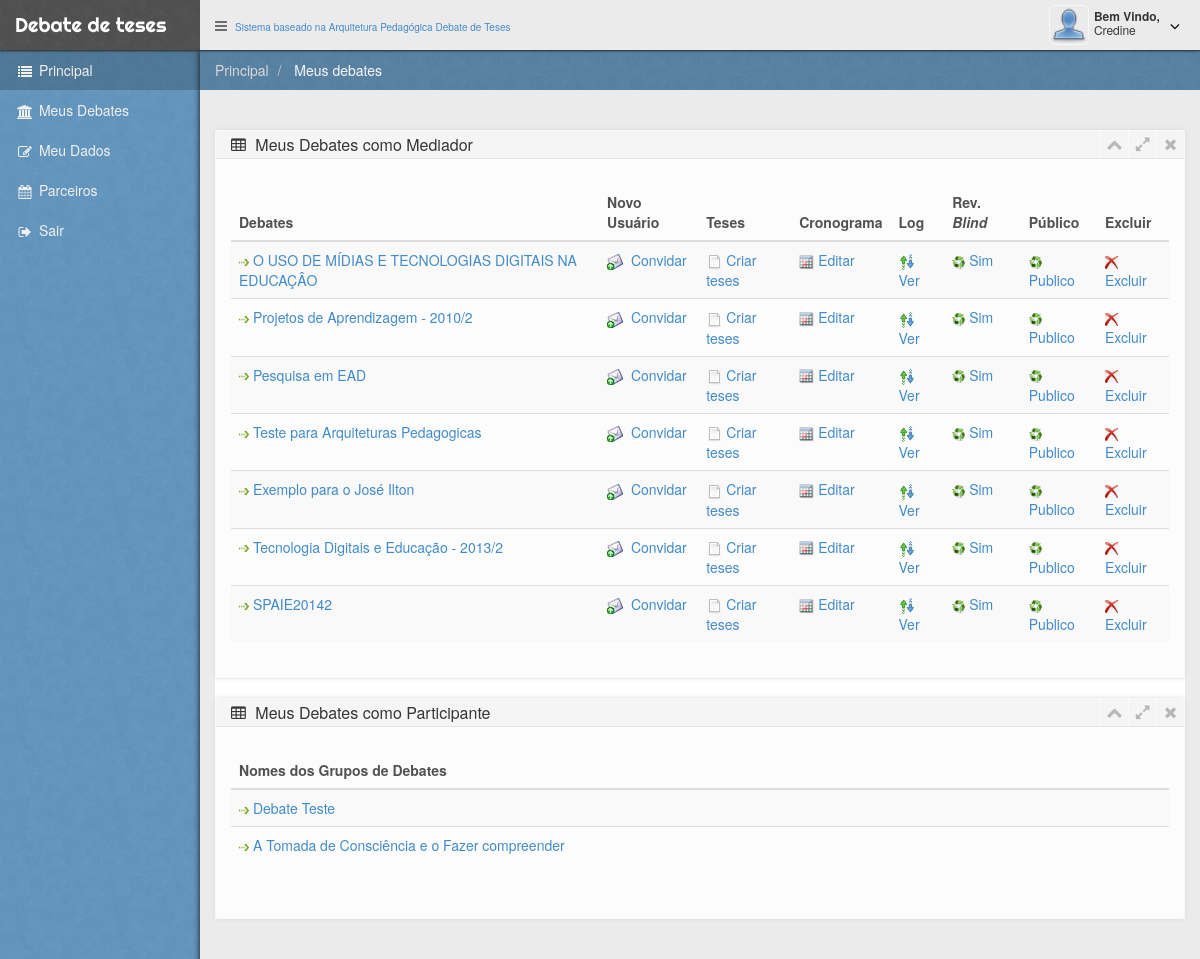
Page /menu.php (signed in) on the committed database.
### tables this page shows
CREATE TABLE IF NOT EXISTS `usuario` (
  `idusuario` int(11) NOT NULL auto_increment,
  `email` varchar(100) NOT NULL,
  `primeironome` varchar(20) NOT NULL,
  `login` varchar(70) NOT NULL,
  `sobrenome` varchar(200) default NULL,
  `senha` varchar(45) NOT NULL default '12345',
  `grupo` varchar(45) NOT NULL,
  PRIMARY KEY  (`idusuario`)
);

CREATE TABLE IF NOT EXISTS `grupo` (
  `idgrupo` int(10) unsigned NOT NULL auto_increment,
  `titulo` varchar(100) NOT NULL,
  `ativo` tinyint(1) unsigned NOT NULL,
  `dataini` date NOT NULL,
  `datafim` date NOT NULL,
  `idusuario` int(11) NOT NULL COMMENT 'usuario criador do grupo',
  `datacriacao` datetime NOT NULL,
  `publico` tinyint(1) NOT NULL default '1',
  `blind` tinyint(1) NOT NULL default '1',
  PRIMARY KEY  (`idgrupo`),
  KEY `FK_usuario_grupo` (`idusuario`)
);

### views/tabelaMeusDebatesGrupos.php (the view, shortened to what the rows shown need)
<div class="col-xs-22 col-sm-15">
    <div class="box">
        <div class="box-content">
            <?php
            if (count($dd->grupos) > 0) {
                ?>
                <table class="table table-striped">
                    <thead>
                        <tr>
                            <th> Debates</th>
                            <th> Novo Usuário</th>
                            <th> Teses</th>
                            <th> Cronograma</th>
                            <th> Log</th>
                            <th> Rev.  <i>Blind</i></th>
                            <th> Público</th>
                            <th> Excluir</th>
                        </tr>
                    </thead>
                    <tbody>
                        <?php
                        foreach ($dd->grupos as $grupo) {
                            $link = array("idgrupo" => $grupo['idgrupo'], "idpagina" => 1, "grupo_titulo" => $grupo['titulo']);
                            $linkCrono = array("idgrupo" => $grupo['idgrupo'], "idpagina" => 13, "grupo_titulo" => $grupo['titulo']);
                            $linkTese = array("idgrupo" => $grupo['idgrupo'], "idpagina" => 7, "grupo_titulo" => $grupo['titulo']);
                            $linkConvite = array("idgrupo" => $grupo['idgrupo'], "idpagina" => 2, "grupo_titulo" => $grupo['titulo']);
                            $linkLog = array("idgrupo" => $grupo['idgrupo'], "idpagina" => 3, "grupo_titulo" => $grupo['titulo']);
                            $linkExclusao = array("idgrupo" => $grupo['idgrupo'], "idpagina" => 9);
                            ?>
                            <tr>
                                <td class="divCtrlinhaDesc1" style="border-right:none !important;"> <img src="img/iconDebate2.gif" style="width:10px;height:7px;vertical-align:middle;"  border="0" /> <?php echo $dd->imprime($grupo["titulo"], null, $link, $dd->paginaMenu, 1); ?></td>
                                <td class="divCtrlinha"><img  src="img/mail2.jpg"  border="0" align="absbottom" /><?php echo "&nbsp;" . $dd->imprime(" Convidar", null, $linkConvite, $dd->paginaMenu, 1); ?></td>
                                <td class="divCtrlinha"><img  src="img/page_16.png"  border="0" align="absbottom" /> <?php echo "" . $dd->imprime("Criar teses", null, $linkTese, $dd->paginaMenu, 1); ?> </td>
                                <td class="divCtrlinha"><img  src="img/calendar2.png"  border="0" align="absbottom" /> <?php echo "" . $dd->imprime("Editar", null, $linkCrono, $dd->paginaMenu, 1); ?> </td>
                                <td class="divCtrlinha"><img  src="img/log.jpg"  border="0" align="absbottom" /> <?php echo "" . $dd->imprime("Ver", null, $linkLog, $dd->paginaMenu, 1); ?> </td>
                                <td class="divCtrlinha"><img  src="img/update2.png"  style="width:13px;height:13px;" border="0" align="absbottom" /> <?php abilitaBlind($grupo['blind'], $grupo['idgrupo'], $dd); ?> </td>
                                <td class="divCtrlinha"><img  src="img/update2.png"  style="width:13px;height:13px;" border="0" align="absbottom" /> <?php abilitaPublico($grupo['publico'], $grupo['idgrupo'], $dd); ?> </td>
                                <td class="divCtrlinha"><img  src="img/iconDelete3.png"  style="width:13px;height:13px;"  border="0" align="absbottom" /> <?php echo "" . $dd->imprime("Excluir", null, $linkExclusao, $dd->paginaMenu, 1); ?> </td>
                            </tr>
                            <?php
                        }
                        ?>
                    </tbody>
                </table>
                <?php
            } else {
                echo "<em>Não estou participando de nenhum debate como Mediador.</em> <br>";
            }
            ?>
        </div>
    </div>
</div>

### views/cabecalhoIndex.php (shortened to what the rows shown need)
<div class="container-fluid expanded-panel">
    <div class="row">
        <div id="top-panel" class="col-xs-12 col-sm-10">
            <div class="row">
<?php
                if($_SESSION["logon"]){
                       $dd->recuperarUsuarios($_SESSION["login"],$_SESSION["senha"]);
?>
                <div class="col-xs-4 col-sm-8 top-panel-right">
                    <ul class="nav navbar-nav pull-right panel-menu">
                        <li class="dropdown">
                            <a href="#" class="dropdown-toggle account" data-toggle="dropdown">
                                <div class="avatar">
                                    <img src="img/userTopo.png" class="img-rounded" alt="avatar" />
                                </div>
                                <i class="fa fa-angle-down pull-right"></i>
                                <div class="user-mini pull-right">
                                    <span class="welcome">Bem Vindo,</span>
                                    <span> <?php echo $dd->usuarios[0]["primeironome"];  ?></span>
                                </div>
                            </a>
                        </li>
                    </ul>
                </div>
<?php
                }
?>
            </div>
        </div>
    </div>
</div>

### classdebate.php (shortened to what the rows shown need)
<?php
include_once('classconexao.php');
class sistemaDebate {
    public $conexao = null;
    public $paginaAtual = null;
    function __construct() {
        $conexao = new Conexao();
        $this->conexao = $conexao->conectado();
        include('config.php');
    }
    function recuperarArgumentadorPorDebate($iddebate) {
        $sql = "select idusuario
		FROM  usuario_argumentador
		where
                iddebate = $iddebate  ";
        $resultado = mysqli_query($this->conexao, $sql);
        $dados = mysqli_fetch_array($resultado);
        return $dados;
    }
    function recuperarUsuarios($login, $senha) {
        $sql = "select idusuario,primeironome, sobrenome,senha,login,email,grupo
		FROM  usuario
		where login = '$login' and senha = '$senha' ";
        $resultado = mysqli_query($this->conexao, $sql);
    }
    function recuperarGrupo($idgrupo) {
        $this->grupo = null;
        $sql = "select idgrupo, titulo, ativo,dataini, datafim, publico, blind, idusuario,datacriacao
		FROM  grupo  g
		where idgrupo = $idgrupo";
        $resultado = mysqli_query($this->conexao, $sql);
        if (mysqli_num_rows($resultado) > 0) {
            for ($cont = 0; $dados = mysqli_fetch_array($resultado); $cont++) {
                $this->grupo['idgrupo'] = $dados["idgrupo"];
                $this->grupo['titulo'] = $dados["titulo"];
                $this->grupo['ativo'] = $dados["ativo"];
                $this->grupo['dataini'] = $dados["dataini"];
                $this->grupo['datafim'] = $dados["datafim"];
                $this->grupo['dataini_br'] = date('d/m/Y', strtotime($dados['dataini']));
                $this->grupo['datafim_br'] = date('d/m/Y', strtotime($dados['datafim']));
                $this->grupo['publico'] = $dados["publico"];
                $this->grupo['blind'] = $dados["blind"];
                $this->grupo['datacriacao'] = $dados["datacriacao"];
                $this->grupo['datacriacao_br'] = date('d/m/Y', strtotime($dados['datacriacao']));
                $this->grupo['idusuario'] = $dados["idusuario"];
            }
        }
        return $this->grupo;
    }
    function recuperarGruposPorLogin($login, $senha) {
        $this->grupos = null;
        $sql = "select g.idgrupo, g.titulo,g.ativo,g.dataini, g.datafim, g.publico, g.blind  from grupo g, mediador m , debate d, usuario u
				where
				m.debate_iddebate = d.iddebate and
				d.grupo_idgrupo = g.idgrupo and
				m.usuario_idusuario = u.idusuario and
				u.login = '$login' and u.senha = '$senha'
				group by g.idgrupo";
        $resultado = mysqli_query($this->conexao, $sql);
        if (mysqli_num_rows($resultado) > 0) {
            for ($cont = 0; $dados = mysqli_fetch_array($resultado); $cont++) {
                if (( $dados["idgrupo"] != 1) and ( $dados['ativo'] != 0)) {
                    $grupo['idgrupo'] = $dados["idgrupo"];
                    $grupo['titulo'] = $dados["titulo"];
                    $grupo['ativo'] = $dados["ativo"];
                    $grupo['dataini'] = $dados["dataini"];
                    $grupo['datafim'] = $dados["datafim"];
                    $grupo['publico'] = $dados["publico"];
                    $grupo['blind'] = $dados["blind"];
                    $this->grupos[] = $grupo;
                }
            }
        }
        return $this->grupos;
    }
    function recuperarGruposParticipantes($login, $senha) {
        $idgrupoMediador = null;
        $idgrupoParticipantes = null;
        $debatesParticipantes = null;
        $debatesMediador = $this->recuperarGruposPorLogin($login, $senha);
        $debates = $this->recuperarTodosDebatesPorLogin($login, $senha);
        foreach ($debates as $debate) {
            $idgrupoParticipantes[] = $debate["idgrupo"];
        }
        if (is_array($debatesMediador)) {
            foreach ($debatesMediador as $debate) {
                $idgrupoMediador[] = $debate["idgrupo"];
            }
        }
        if (is_array($idgrupoParticipantes)) {
            if (is_array($idgrupoMediador)) {
                foreach ($idgrupoParticipantes as $id) {
                    if (array_search($id, $idgrupoMediador) === false) {
                        $debatesParticipantes[] = $id;
                    } else {
                    }
                }
            } else {
                $debatesParticipantes = $idgrupoParticipantes;
            }
        }
        if (is_array($debatesParticipantes)) {
            $debatesParticipantes = array_unique($debatesParticipantes);
        }
        if (is_array($debatesParticipantes)) {
            foreach ($debatesParticipantes as $idgrupo) {
                $debateGruposParticipantes[] = $this->recuperarGrupo($idgrupo);
            }
        }
        $this->gruposDebatesParticipantes = $debateGruposParticipantes;
        return $debateGruposParticipantes;
    }
    function recuperarTodosDebatesPorLogin($login, $senha, $idgrupo = null) {
        $this->debates = null;
        if (is_null($idgrupo)) {
            $condicao = " ";
        } else {
            $condicao = " g.idgrupo = $idgrupo and ";
        }
        $sql = "
		(select d.iddebate,d.titulo, d.ativo, g.idgrupo
			FROM  debate d, usuario u  ,  revisor r , grupo g
			where
			r.usuario_idusuario = u.idusuario  and
			r.debate_iddebate = d.iddebate and
			d.grupo_idgrupo = g.idgrupo and
                        $condicao
			u.login = '$login' and u.senha = '$senha')
			union
		(select d.iddebate,d.titulo, d.ativo, g.idgrupo
			FROM  debate d, usuario u, argumentador a,   grupo g
			where
			a.usuario_idusuario = u.idusuario  and
			a.debate_iddebate = d.iddebate and
			d.grupo_idgrupo = g.idgrupo  and
                        $condicao
			u.login = '$login' and u.senha = '$senha')
			union
		(select d.iddebate,d.titulo, d.ativo, g.idgrupo
			FROM  debate d, usuario u, mediador m,  grupo g
			where
			m.usuario_idusuario = u.idusuario  and
			m.debate_iddebate = d.iddebate and
			d.grupo_idgrupo = g.idgrupo  and
                        $condicao
			u.login = '$login' and u.senha = '$senha')
		";
        $resultado = mysqli_query($this->conexao, $sql);
        if (mysqli_num_rows($resultado) > 0) {
            for ($cont = 0; $dados = mysqli_fetch_array($resultado); $cont++) {
                if (( $dados["idgrupo"] != 1) and ( $dados['ativo'] != 0)) {
                    $debate['iddebate'] = $dados["iddebate"];
                    $debate['titulo'] = $dados["titulo"];
                    $debate['ativo'] = $dados["ativo"];
                    $debate['idgrupo'] = $dados["idgrupo"];
                    $argumentador = $this->recuperarArgumentadorPorDebate($debate['iddebate']);
                    $debate['idargumentador'] = $argumentador["idusuario"];
                    $mediadores = $this->recuperarMediadores($debate['iddebate']);
                    $debate['idmediador'] = $mediadores[0]["idusuario"];
                    $this->debates[] = $debate;
                }
            }
        } else {
            return 0;
        }
        return $this->debates;
    }
    function recuperarMediadores($iddebate) {
        $sql = "select u.primeironome, u.idusuario, u.sobrenome
					from usuario u, mediador m, debate d
					where
					m.usuario_idusuario = u.idusuario  and
					m.debate_iddebate = d.iddebate and
					d.iddebate = $iddebate";
        $resultado = mysqli_query($this->conexao, $sql);
        if (mysqli_num_rows($resultado) > 0) {
            for ($cont = 0; $dados = mysqli_fetch_array($resultado); $cont++) {
                $tese['primeironome'] = trim($dados["primeironome"]);
                $tese['sobrenome'] = trim($dados["sobrenome"]);
                $tese['idusuario'] = $dados["idusuario"];
                $teses[] = $tese;
            }
        }
        return $teses;
    }
    function imprime($texto, $idmask, $param, $link = null, $passelivre = 0, $textoNulo = null) {
        $revisaoMask = $param["revisaoMask"];
        $link .= "&idmask=$idmask&";
        foreach ($param as $key => $param) {
            $link .= "$key=$param&";
        }
        $texto = trim($texto);
        $link .= "paginaAnterior=" . $this->paginaAtual;
        $link .= "&";
        if ($passelivre) {
            return "<a href=\"$link\"> $texto </a>";
        }
        return $texto;
    }
}
?>

### views/tabelaMeusDebatesGruposComoParticipante.php (shortened to what the rows shown need)
<div class="col-xs-22 col-sm-15">
    <div class="box">
        <div class="box-content">
            <?php
            if (count($dd->gruposDebatesParticipantes) > 0) {
                ?>
                <table class="table table-striped">
                    <thead>
                        <tr>
                            <th>Nomes dos Grupos de Debates</th>
                        </tr>
                    </thead>
                    <tbody>
                        <?php
                        foreach ($dd->gruposDebatesParticipantes as $grupo) {
                            $link = array("idgrupo" => $grupo['idgrupo'], "idpagina" => 1, "grupo_titulo" => $grupo['titulo']);
                            ?>
                            <tr>
                                <td><img src="img/iconDebate2.gif" style="width:10px;height:7px;vertical-align:middle;" border="0" /><?php echo $dd->imprime($grupo["titulo"], null, $link, $dd->paginaMenu, 1); ?></td>
                            </tr>
                            <?php
                        }
                        ?>
                    </tbody>
                </table>
                <br>
                <?php
            } else {
                echo "Não estou participando de nenhum debate como Argumentador ou Revisor.";
            }
            ?>
        </div>
    </div>
</div>

### rows in the picture
usuario: primeironome "Credine"
grupo: titulo "O USO DE MÍDIAS E TECNOLOGIAS DIGITAIS NA EDUCAÇÂO Convidar Criar teses Editar Ver Sim Publico Excluir"
grupo: titulo "Projetos de Aprendizagem - 2010/2 Convidar Criar teses Editar Ver Sim Publico Excluir"
grupo: titulo "Pesquisa em EAD Convidar Criar teses Editar Ver Sim Publico Excluir"
grupo: titulo "Teste para Arquiteturas Pedagogicas Convidar Criar teses Editar Ver Sim Publico Excluir"
grupo: titulo "Exemplo para o José Ilton Convidar Criar teses Editar Ver Sim Publico Excluir"
grupo: titulo "Tecnologia Digitais e Educação - 2013/2 Convidar Criar teses Editar Ver Sim Publico Excluir"
grupo: titulo "SPAIE20142 Convidar Criar teses Editar Ver Sim Publico Excluir"
grupo: titulo "Debate Teste"
grupo: titulo "A Tomada de Consciência e o Fazer compreender"

### other values in the picture
$texto "Meus debates"
